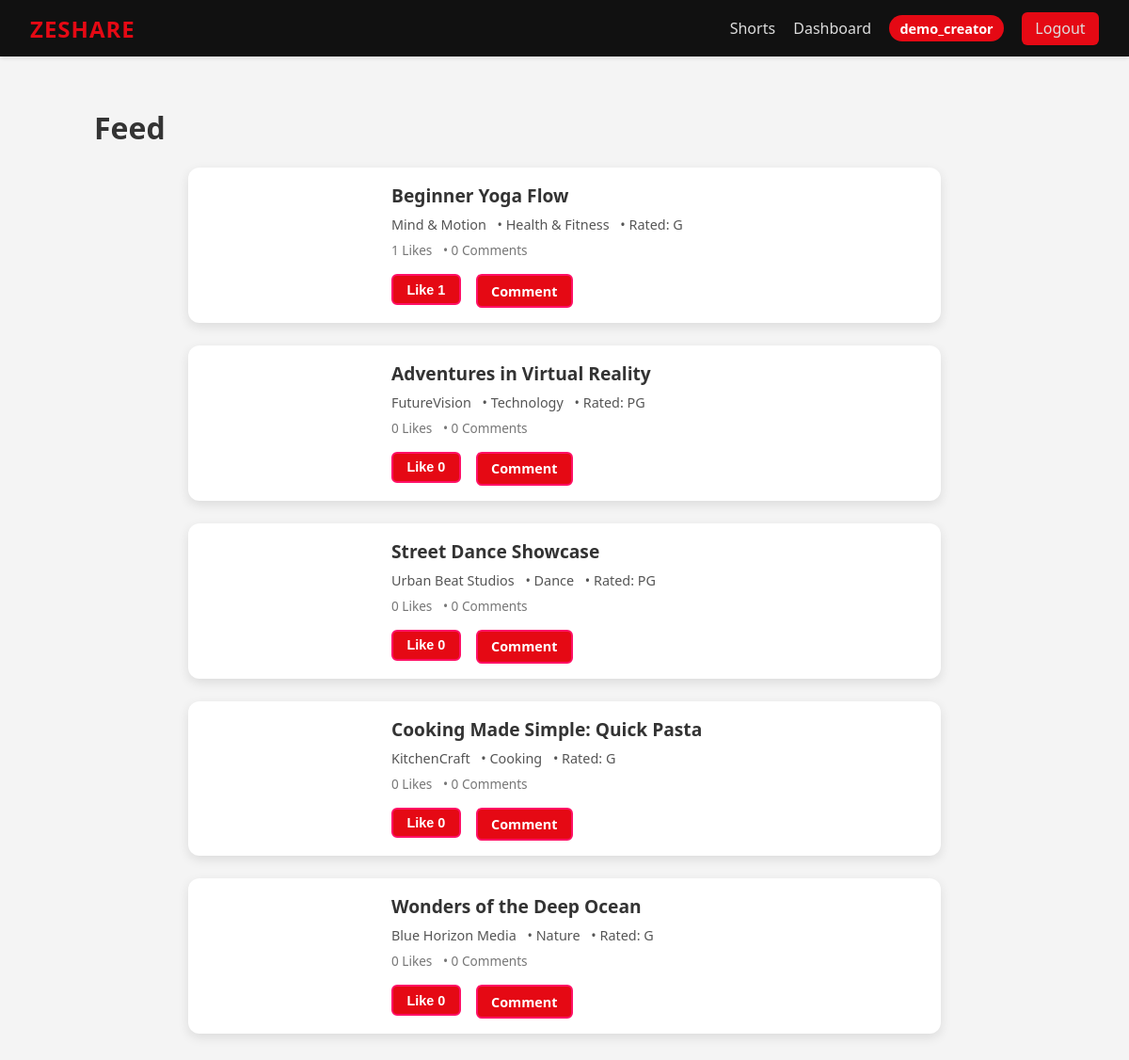
/shorts (signed in), run on the app's committed database.
### tables this page shows
CREATE TABLE videos (
    id INTEGER PRIMARY KEY AUTOINCREMENT,
    title TEXT NOT NULL,
    publisher TEXT NOT NULL,
    producer TEXT,
    genre TEXT,
    age_rating TEXT,
    url TEXT NOT NULL,
    uploaded_by INTEGER,
    FOREIGN KEY (uploaded_by) REFERENCES users(id)
);

### app.py (the view)
@app.route('/shorts')
def shorts():
    db = get_db()
    try:
        videos = db.execute('''
            SELECT v.*,
                   (SELECT COUNT(*) FROM comments c WHERE c.video_id = v.id) as comment_count,
                   (SELECT COUNT(*) FROM likes l WHERE l.video_id = v.id) as like_count
            FROM videos v
            ORDER BY v.id DESC
        ''').fetchall()
        video_list = []
        for video in videos:
            comments = db.execute('''
                SELECT c.comment, c.rating, u.username, c.created_at
                FROM comments c
                JOIN users u ON c.user_id = u.id
                WHERE c.video_id = ?
                ORDER BY c.id DESC
            ''', (video['id'],)).fetchall()
            video_dict = dict(video)
            video_dict['comments'] = comments
            video_dict['comment_count'] = video['comment_count'] or 0
            video_dict['like_count'] = video['like_count'] or 0
            video_list.append(video_dict)
        return render_template('shorts.html', videos=video_list)
    except sqlite3.Error as e:
        app.logger.error(f"Error in /shorts route: {e}")
        flash('An error occurred while loading videos.')
        return render_template('shorts.html', videos=[])

### app.py (called while the page is built)
def get_db():
    conn = sqlite3.connect(DATABASE)
    conn.row_factory = sqlite3.Row
    return conn

### templates/shorts.html (shortened to what this page needs)
{% extends "base.html" %}
{% block content %}
<h1>Feed</h1>
<div class="shorts-list">
    {% for video in videos %}
        <div class="shorts-card">
            <a href="{{ url_for('watch', video_id=video['id']) }}" class="shorts-thumbnail">
                <video class="shorts-video" muted playsinline>
                    <source src="{{ video['url'] }}" type="video/mp4">
                </video>
            </a>
            <div class="shorts-details">
                <h3>{{ video['title'] }}</h3>
                <p class="shorts-meta">
                    <span>{{ video['publisher'] }}</span> •
                    <span>{{ video['genre'] or "N/A" }}</span> •
                    <span>Rated: {{ video['age_rating'] or "N/A" }}</span>
                </p>
                <div class="shorts-stats">
                    <span>{{ video['like_count'] }} Likes</span> •
                    <span>{{ video['comment_count'] }} Comments</span>
                </div>
                <div class="shorts-actions">
                    <form method="POST" action="{{ url_for('like') }}" class="like-form" data-video-id="{{ video['id'] }}">
                        <button type="button" class="btn btn-secondary like-btn" data-liked="false">
                            Like <span class="like-count">{{ video['like_count'] }}</span>
                        </button>
                    </form>
                    <a href="{{ url_for('watch', video_id=video['id']) }}" class="btn btn-secondary comment-link">
                        Comment
                    </a>
                </div>
            </div>
        </div>
    {% endfor %}
</div>
{% endblock %}

### static/style.css (style rules this page uses)
body { margin: 0; font-family: "Segoe UI", Tahoma, Geneva, Verdana, sans-serif; background: linear-gradient(135deg, #ff6a88, #00ddeb); color: #333; min-height: 100vh; }
.btn { background: #ff1066; color: #fff; padding: 0.5rem 1rem; border-radius: 8px; text-decoration: none; font-weight: bold; transition: background 0.2s, transform 0.2s; }
.btn-secondary { background: transparent; border: 2px solid #ff1066; color: #ff1066; }
.shorts-list { display: flex; flex-direction: column; gap: 1.5rem; max-width: 800px; margin: 0 auto; }
.shorts-card { display: flex; background: #fff; border-radius: 12px; overflow: hidden; box-shadow: 0 4px 12px rgba(0, 0, 0, 0.1); transition: transform 0.3s; }
.shorts-thumbnail { flex: 0 0 200px; }
.shorts-video { width: 100%; height: 100%; object-fit: cover; }
.shorts-details { flex: 1; padding: 1rem; display: flex; flex-direction: column; gap: 0.5rem; }
.shorts-details h3 { margin: 0; font-size: 1.2rem; color: #333; }
.shorts-meta { margin: 0; font-size: 0.9rem; color: #555; }
.shorts-meta span { margin-right: 0.5rem; }
.shorts-stats { font-size: 0.85rem; color: #777; }
.shorts-stats span { margin-right: 0.5rem; }
.shorts-actions { display: flex; gap: 1rem; margin-top: 0.5rem; }
.shorts-actions button, .shorts-actions a { font-size: 0.9rem; }

### templates/base.html (style rules this page uses)
body { margin: 0; font-family: "Segoe UI", Tahoma, Geneva, Verdana, sans-serif; background: #f4f4f4; color: #333; }
.btn { background: #e50914; color: #fff; padding: 0.4rem 0.9rem; border-radius: 6px; text-decoration: none; transition: background 0.2s; }

### data on the page
videos: title "Beginner Yoga Flow", publisher "Mind & Motion", genre "Health & Fitness", age_rating "G", like_count "1", comment_count "0"
videos: title "Adventures in Virtual Reality", publisher "FutureVision", genre "Technology", age_rating "PG", like_count "0", comment_count "0"
videos: title "Street Dance Showcase", publisher "Urban Beat Studios", genre "Dance", age_rating "PG", like_count "0", comment_count "0"
videos: title "Cooking Made Simple: Quick Pasta", publisher "KitchenCraft", genre "Cooking", age_rating "G", like_count "0", comment_count "0"
videos: title "Wonders of the Deep Ocean", publisher "Blue Horizon Media", genre "Nature", age_rating "G", like_count "0", comment_count "0"

### other printed values
{{ session['user']['username'] }} "demo_creator"
